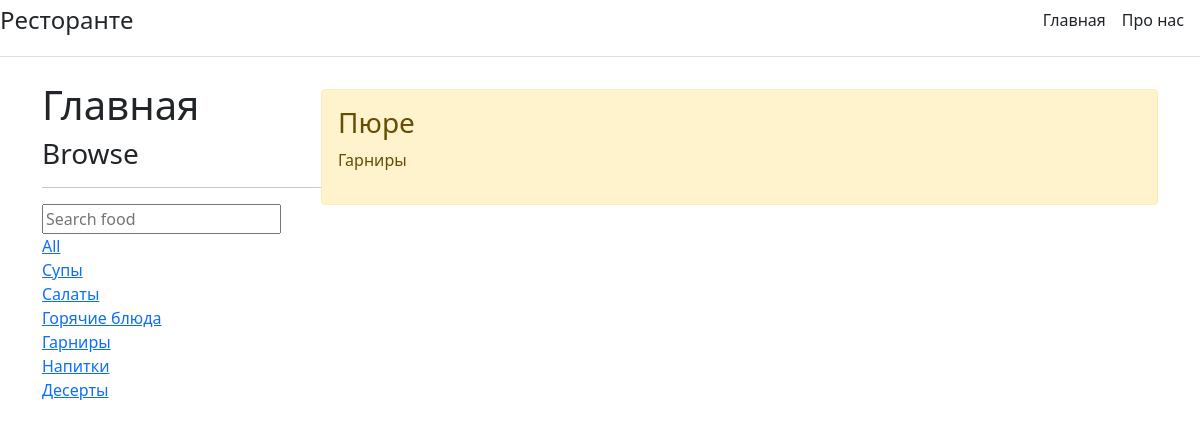
/?q=Гарниры, run on the app's committed database.
### app/models.py (models this page shows, shortened)
class DishType(models.Model):
    title = models.CharField(max_length=50, verbose_name="Тип блюда")
    def __str__(self):
        return self.title
    class Meta:
        verbose_name = u"Тип блюда"
        verbose_name_plural = u"Типы блюд"

class Dish(models.Model):
    title = models.CharField(max_length=50, verbose_name="Название блюда")
    dish_type = models.ForeignKey('DishType', verbose_name="Тип блюда", on_delete=models.SET_NULL, null=True)
    description = models.TextField(verbose_name="Описание блюда")
    class Meta:
        verbose_name = u"Блюдо"
        verbose_name_plural = u"Список Блюд"

### app/views.py (the view)
# urls.py: path('', views.index, name='home'),
def index(request):
    q = request.GET.get('q') if request.GET.get('q') is not None else ''
    dishes = Dish.objects.filter(
        Q(dish_type__title__icontains=q) |
        Q(title__icontains=q)
    )
    dish_types = DishType.objects.all()
    context = {'title': 'Главная', 'dishes': dishes, 'dish_types': dish_types}
    return render(request, 'app/index.html', context)

### templates/app/index.html (shortened to what this page needs)
{% extends "app/base.html" %}
{% block content %}
    <div class="home-container">
        <div>
            <h1>Главная</h1>
            <h3>Browse</h3>
            <hr>
            <form method="get" action={% url 'home' %}>
                <input type="text" name="q" placeholder="Search food"/>
            <div>
                <a href="{% url 'home' %}">All</a>
            </div>
            {% for dish_type in dish_types %}
                <div>
                    <a href="{% url 'home' %}?q={{ dish_type.title }}">{{ dish_type.title }}</a>
                </div>
            {% endfor %}
        </div>
        <div>
            <div>
                {% if dishes %}
                    {% for dish in dishes %}
                        <div class="alert alert-warning mt-2">
                            <h3>{{ dish.title }}</h3>
                            <p>{{ dish.dish_type }}</p>
                        </div>
                    {% endfor %}
                {% else %}
                    <p>Нет записей</p>
                {% endif %}
            </div>
        </div>
    </div>
{% endblock %}

### templates/app/index.html (style rules this page uses)
.home-container { display: grid; grid-template-columns: 1fr 3fr; }

### data on the page
DishType: title "Супы"
DishType: title "Салаты"
DishType: title "Горячие блюда"
DishType: title "Гарниры"
DishType: title "Напитки"
DishType: title "Десерты"
Dish: title "Пюре", dish_type "Гарниры"
